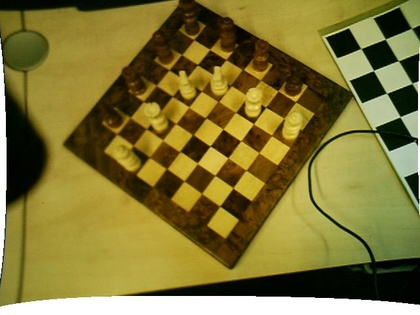
%> input picture 3d_assignment3_code/exercise 2/a/left_rect_chessboard.jpg, 420 x 315 px, shrunk from 640 x 480 before the run
$ octave a_main.m   (GNU Octave 9; MATLAB toolbox functions it lacks are replaced by stand-ins)
%> lines starting %> are read from the running program, lines starting %| are printed output that depends on the picture
### 3d_assignment3_code/exercise 2/c/dis.m
function [d_best] = dis(il,ir,w,d_min,d_max)

[m,n] = size(il);

p = (w-1)/2;
q = p;
DMIN = d_min;
DMAX = d_max;

% add white edges for the oringinal images
le = zeros(m + 2*q, n + 2*(p+d_max));
ri = zeros(m + 2*q, n + 2*(p+d_max));
le(q+1:m+q, p+d_max+1:n+p+d_max) = il;
ri(q+1:m+q, p+d_max+1:n+p+d_max) = ir;

% SAD algorithm
for xl = q+1:m+q
    for yl = p+d_max+1:n+p+d_max
        c_min = inf;
        for drr = DMIN:DMAX

            IL = le(xl-p:xl+p,yl-q:yl+q);
            IR = ri(xl-p:xl+p,yl-drr-q:yl-drr+q);
%             C = abs(IR - IL);
            score = getCorrelation('ZNCC',IL,IR,xl,yl);
            % finding best match
            if score < c_min
                c_min = score;
               d_o = drr;
            end
        end
        %store final result
         d_best(xl-q,yl-d_max-p) = d_o;
    end
end

%imshow(d_best);
end

### 3d_assignment3_code/exercise 2/c/a_main.m
clc,clear,close all
% load the images
l = imread('left_rect_chessboard.jpg');
%> l is the input picture: size 315x420x3 uint8; mean R, G, B 128.9, 117.4, 52.9
r = imread('right_rect_chessboard.jpg');
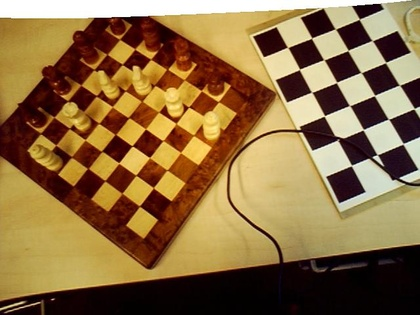
%> input picture 3d_assignment3_code/exercise 2/a/right_rect_chessboard.jpg, 420 x 315 px, shrunk from 640 x 480 before the run
%> r is the input picture: size 315x420x3 uint8; mean R, G, B 140.3, 109.6, 67.2

il = rgb2gray(l);
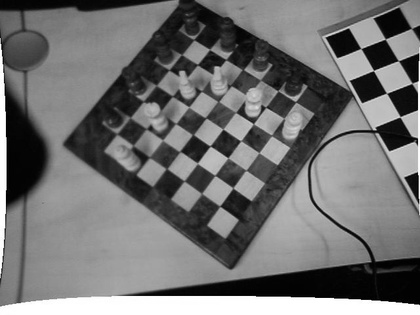
%> il: size 315x420 uint8; min 0, max 255, mean 113.5
ir = rgb2gray(r);
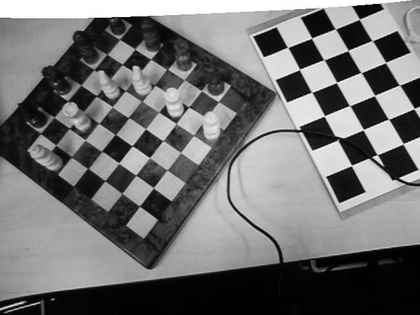
%> ir: size 315x420 uint8; min 0, max 255, mean 114
w = 11;                                 %set window size
D_min = 0;                            %set the search range
D_max = 170;

%get disparity map
d_best = dis(il,ir,w,D_min,D_max);
%> in dis, `le(q+1:m+q, p+d_max+1:n+p+d_max) = il;`:
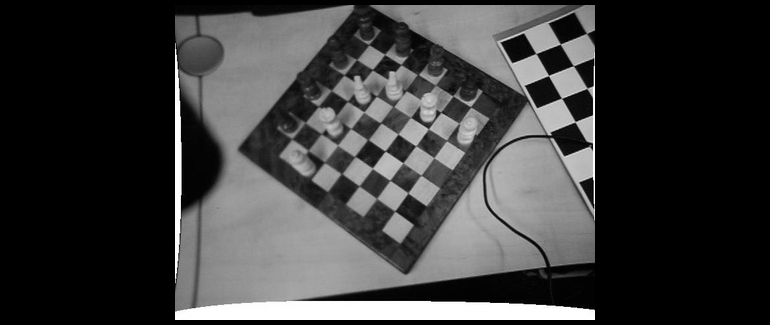
%> le: size 325x770 double; min 0, max 255, mean 60
%> in dis, `ri(q+1:m+q, p+d_max+1:n+p+d_max) = ir;`:
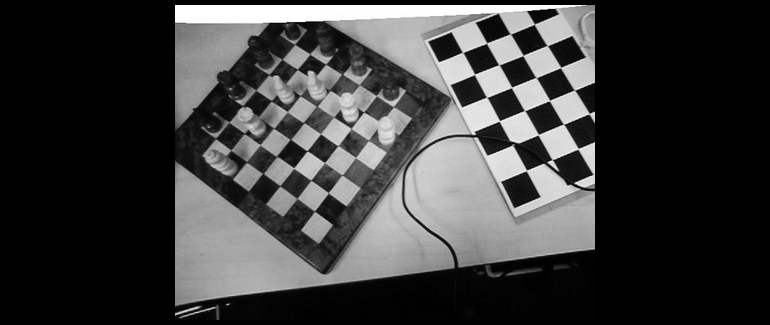
%> ri: size 325x770 double; min 0, max 255, mean 60.2
%> (the run ends here)
